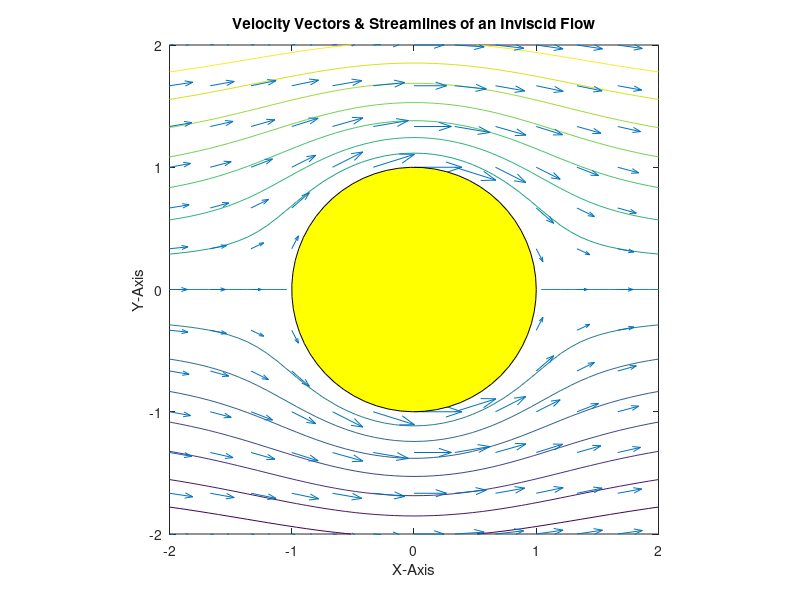

The MATLAB script that drew this image:
function InviscidCylinderFlow(AsymVelocity)
% Plots Streamlines and Velocity field of an inviscid, incompressible, 
% irrotational flow around a cylinder section (radius = 1)
% Default velocity set to 20
%
% INPUT:
% AsymVelocity  = Asymptotic Velocity 
%
% EXAMPLE:
% CylinderFlow(50)


close all

if nargin == 0
    AsymVelocity = 20;
end

% FIRST PART: Streamlines
%
%
% Radius of the Cylinder
a = 1 ;   
c = -a*2;
b = a*2;
% Number of Intervals
n = a*50; 
% First Mesh
[x,y] = meshgrid((c:(b-c)/n:b),(c:(b-c)/n:b)');

% Scales the Streamlines 
for i=1:length(x)
   for k=1:length(x)
      if sqrt(x(i,k).^2+y(i,k).^2) < a
         x(i,k) = 0;
         y(i,k) = 0;
      end
   end
end

% Definition of Polar Variables based on the First Mesh
rho = sqrt(x.^2+y.^2);
theta = atan2(y,x);

% Creation of the streamline function
z = AsymVelocity.*sin(theta).*rho.*(1-(a^2./(rho.^2)));

% Streamlines Plot 
axis square
contour(x,y,z,15)


% SECOND PART: Velocity Field
%
%
% Creation of vectors around the circle
x = -a*2:a/3:a*2;
% Second Mesh
[x] = meshgrid(x);
y = x';

% Scales the Velocity Field
for i=1:length(x)
   for k=1:length(x)
      if sqrt(x(i,k).^2+y(i,k).^2) < a
         x(i,k) = 0;
         y(i,k) = 0;
      end
   end
end

% Definition of Polar Variables based on the First Mesh
r = sqrt(x.^2+y.^2);
theta = atan2(y,x);

% Laminar Stream Functions in Polar Coordinates
ur = AsymVelocity*cos(theta).*(1-a^2./(r.^2));
ut = -AsymVelocity*sin(theta).*(1+a^2./(r.^2));

% Velocities in x-y Coordinates
u = ur.*cos(theta) - ut.*sin(theta);
v = ur.*sin(theta) + ut.*cos(theta);

% Creating the Filled Circle
t_r  = 0:.1:2*pi;
xxx = a*cos(t_r);
yyy = a*sin(t_r);

% Velocity Vectors Plotting
hold on
quiver(x,y,u,v)

% Creating the Filled Circle
fill(xxx,yyy,'y')
axis square
title('Velocity Vectors & Streamlines of an Inviscid Flow')
xlabel('X-Axis')
ylabel('Y-Axis')


end


